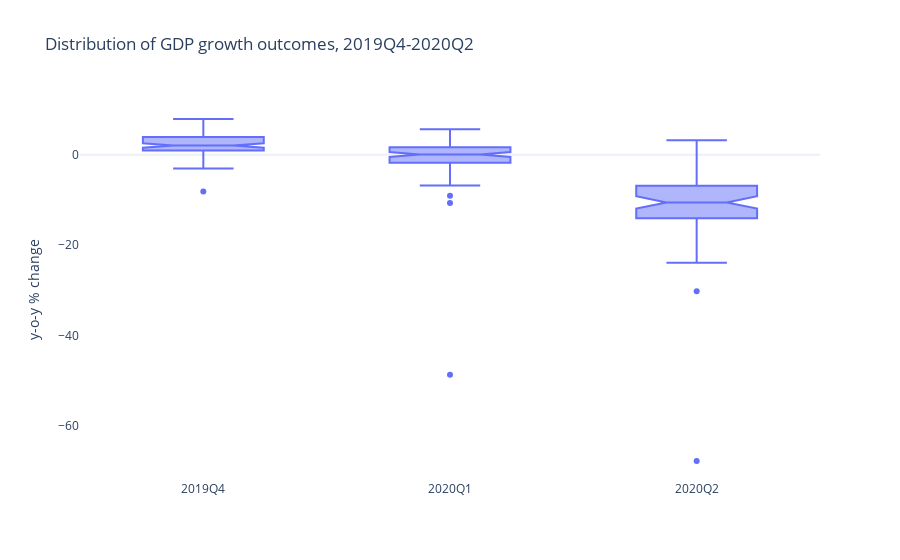

This figure's notebook cell:
### Code cell
# Create an interactive box plot to see the distribution of GDP growth outcomes
fig = px.box(data_frame=df_gdp,
             y=['gdp2019q4', 'gdp2020q1', 'gdp2020q2'],
             hover_name='country',
             hover_data={'variable': False,
                         'value': ':.1f'},
             labels={'value': 'GDP growth (%)'},
             template='plotly_white',
             points='outliers',
             notched=True,
             title='Distribution of GDP growth outcomes, 2019Q4-2020Q2')
fig.update_layout({'xaxis': {'title': '',
                             'showgrid': False, 
                             'tickmode': 'array',
                             'tickvals': ['gdp2019q4', 'gdp2020q1', 'gdp2020q2'],
                             'ticktext': ['2019Q4', '2020Q1', '2020Q2']},
                   'yaxis': {'title': 'y-o-y % change',
                             'showgrid': False,
                             'nticks': 6}})
fig.show()

### Figure 1 — Plotly figure (JSON) as saved in the notebook; plotly's stock layout.template omitted (floating-point values rounded to 4 significant figures; data arrays with more than 128 entries replaced by an {"elided": "..."} marker saying what was removed)
{"data": [{"alignmentgroup": "True", "boxpoints": "outliers", "customdata": {"elided": "294x2 mixed values"}, "hovertemplate": "<b>%{hovertext}</b><br><br>GDP growth (%)=%{customdata[1]:.1f}<extra></extra>", "hovertext": {"elided": "294 str values"}, "legendgroup": "", "marker": {"color": "#636efa"}, "name": "", "notched": true, "offsetgroup": "", "orientation": "v", "showlegend": false, "type": "box", "x": {"elided": "294 str values"}, "x0": " ", "xaxis": "x", "y": {"elided": "294 float values"}, "y0": " ", "yaxis": "y"}], "layout": {"boxmode": "group", "legend": {"tracegroupgap": 0}, "title": {"text": "Distribution of GDP growth outcomes, 2019Q4-2020Q2"}, "xaxis": {"anchor": "y", "domain": [0, 1], "showgrid": false, "tickmode": "array", "ticktext": ["2019Q4", "2020Q1", "2020Q2"], "tickvals": ["gdp2019q4", "gdp2020q1", "gdp2020q2"], "title": {"text": ""}}, "yaxis": {"anchor": "x", "domain": [0, 1], "nticks": 6, "showgrid": false, "title": {"text": "y-o-y % change"}}}}
